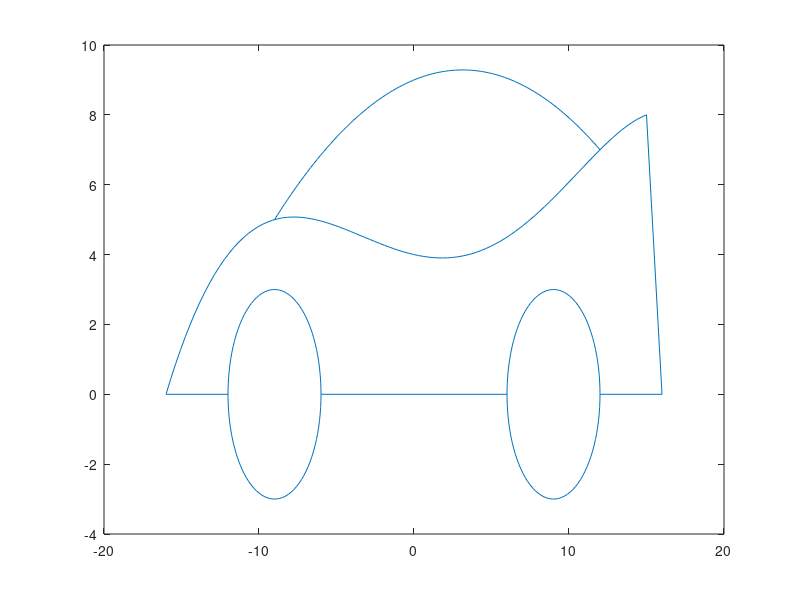

MATLAB code for this plot:
#!/usr/bin/octave -qf
clear();

x=[]
y=[]

# Wheel
wheel_t=linspace(0, 2*pi);

# Left wheel
x=[x nan cos(wheel_t)*3 - 9];
y=[y nan sin(wheel_t)*3];

# Right wheel
x=[x nan cos(wheel_t)*3 + 9]
y=[y nan sin(wheel_t)*3]

# Floor
x=[x nan -16 -12 nan -6 6 nan 12 16 15]
y=[y nan   0   0 nan  0 0 nan  0  0  8]

# Roof
# y(t) = a1*t^0 + a2*t^1 + a3*t^2
roof_x=[-9; 0; 12]; # x coordinates of known fix-points
roof_y=[ 5; 9;  7]; # y coordinates of known fix-points
roof=[roof_x.^0 roof_x.^1 roof_x.^2]; # Setup coefficient matrix
roof_a=roof\roof_y; # calc coefficients for y(x) polynom
roof_t=linspace(-9, 12); # Create some points between -9 and 12
x=[x nan roof_t];
y=[y nan roof_a(1)*roof_t.^0 + roof_a(2)*roof_t.^1 + roof_a(3)*roof_t.^2];

# Door
door_x=[-16; -12; -9; 0; 12; 15];
door_y=[  0;   4;  5; 4;  7;  8];
door=[door_x.^0 door_x.^1 door_x.^2 door_x.^3 door_x.^4 door_x.^5];
door_a=door\door_y;
door_t=linspace(-16, 15);
x=[x nan door_t];
y=[y nan door_a(1)*door_t.^0 + door_a(2)*door_t.^1 + door_a(3)*door_t.^2 + door_a(4)*door_t.^3 + door_a(5)*door_t.^4 + door_a(6)*door_t.^5];

alpha=pi/4;
XY=[x;y];
R=[cos(alpha) -sin(alpha);
   sin(alpha) cos(alpha)];
R_XY=R*XY;
bla=R_XY;

# Plotting
axis([-10 20 -10 12]);
axis('equal');
grid('on');
plot(x, y);
